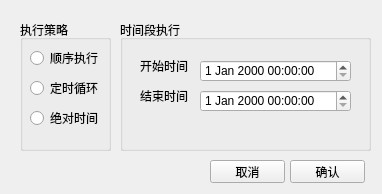
<?xml version="1.0" encoding="UTF-8"?>
<ui version="4.0">
 <class>Form</class>
 <widget class="QWidget" name="Form">
  <property name="geometry">
   <rect>
    <x>0</x>
    <y>0</y>
    <width>382</width>
    <height>194</height>
   </rect>
  </property>
  <property name="windowTitle">
   <string>Form</string>
  </property>
  <widget class="QGroupBox" name="groupBox">
   <property name="geometry">
    <rect>
     <x>20</x>
     <y>20</y>
     <width>91</width>
     <height>131</height>
    </rect>
   </property>
   <property name="title">
    <string>执行策略</string>
   </property>
   <widget class="QRadioButton" name="radioButton_2">
    <property name="geometry">
     <rect>
      <x>10</x>
      <y>30</y>
      <width>89</width>
      <height>16</height>
     </rect>
    </property>
    <property name="text">
     <string>顺序执行</string>
    </property>
   </widget>
   <widget class="QRadioButton" name="radioButton_4">
    <property name="geometry">
     <rect>
      <x>10</x>
      <y>60</y>
      <width>89</width>
      <height>16</height>
     </rect>
    </property>
    <property name="text">
     <string>定时循环</string>
    </property>
   </widget>
   <widget class="QRadioButton" name="radioButton_5">
    <property name="geometry">
     <rect>
      <x>10</x>
      <y>90</y>
      <width>89</width>
      <height>16</height>
     </rect>
    </property>
    <property name="text">
     <string>绝对时间</string>
    </property>
   </widget>
  </widget>
  <widget class="QGroupBox" name="groupBox_2">
   <property name="geometry">
    <rect>
     <x>120</x>
     <y>20</y>
     <width>251</width>
     <height>131</height>
    </rect>
   </property>
   <property name="title">
    <string>时间段执行</string>
   </property>
   <widget class="QStackedWidget" name="stackedWidget">
    <property name="geometry">
     <rect>
      <x>10</x>
      <y>20</y>
      <width>231</width>
      <height>101</height>
     </rect>
    </property>
    <property name="currentIndex">
     <number>2</number>
    </property>
    <widget class="QWidget" name="page">
     <widget class="QLabel" name="label_3">
      <property name="geometry">
       <rect>
        <x>20</x>
        <y>50</y>
        <width>54</width>
        <height>12</height>
       </rect>
      </property>
      <property name="text">
       <string>循环次数</string>
      </property>
     </widget>
     <widget class="QSpinBox" name="spinBox">
      <property name="geometry">
       <rect>
        <x>90</x>
        <y>40</y>
        <width>51</width>
        <height>22</height>
       </rect>
      </property>
     </widget>
     <widget class="QCheckBox" name="checkBox">
      <property name="geometry">
       <rect>
        <x>20</x>
        <y>20</y>
        <width>71</width>
        <height>16</height>
       </rect>
      </property>
      <property name="text">
       <string>无限循环</string>
      </property>
     </widget>
    </widget>
    <widget class="QWidget" name="page_3">
     <widget class="QTimeEdit" name="timeEdit">
      <property name="geometry">
       <rect>
        <x>90</x>
        <y>20</y>
        <width>118</width>
        <height>22</height>
       </rect>
      </property>
     </widget>
     <widget class="QLabel" name="label_4">
      <property name="geometry">
       <rect>
        <x>20</x>
        <y>20</y>
        <width>54</width>
        <height>12</height>
       </rect>
      </property>
      <property name="text">
       <string>定时</string>
      </property>
     </widget>
     <widget class="QTimeEdit" name="timeEdit_2">
      <property name="geometry">
       <rect>
        <x>90</x>
        <y>50</y>
        <width>118</width>
        <height>22</height>
       </rect>
      </property>
     </widget>
     <widget class="QCheckBox" name="checkBox_2">
      <property name="geometry">
       <rect>
        <x>10</x>
        <y>50</y>
        <width>71</width>
        <height>16</height>
       </rect>
      </property>
      <property name="text">
       <string>定时偏差</string>
      </property>
     </widget>
    </widget>
    <widget class="QWidget" name="page_2">
     <widget class="QDateTimeEdit" name="dateTimeEdit">
      <property name="geometry">
       <rect>
        <x>70</x>
        <y>20</y>
        <width>151</width>
        <height>22</height>
       </rect>
      </property>
     </widget>
     <widget class="QDateTimeEdit" name="dateTimeEdit_2">
      <property name="geometry">
       <rect>
        <x>70</x>
        <y>50</y>
        <width>151</width>
        <height>22</height>
       </rect>
      </property>
     </widget>
     <widget class="QLabel" name="label">
      <property name="geometry">
       <rect>
        <x>10</x>
        <y>20</y>
        <width>54</width>
        <height>12</height>
       </rect>
      </property>
      <property name="text">
       <string>开始时间</string>
      </property>
     </widget>
     <widget class="QLabel" name="label_2">
      <property name="geometry">
       <rect>
        <x>10</x>
        <y>50</y>
        <width>54</width>
        <height>12</height>
       </rect>
      </property>
      <property name="text">
       <string>结束时间</string>
      </property>
     </widget>
    </widget>
   </widget>
  </widget>
  <widget class="QPushButton" name="pushButton">
   <property name="geometry">
    <rect>
     <x>210</x>
     <y>160</y>
     <width>75</width>
     <height>23</height>
    </rect>
   </property>
   <property name="text">
    <string>取消</string>
   </property>
  </widget>
  <widget class="QPushButton" name="pushButton_2">
   <property name="geometry">
    <rect>
     <x>290</x>
     <y>160</y>
     <width>75</width>
     <height>23</height>
    </rect>
   </property>
   <property name="text">
    <string>确认</string>
   </property>
  </widget>
 </widget>
 <resources/>
 <connections/>
</ui>
